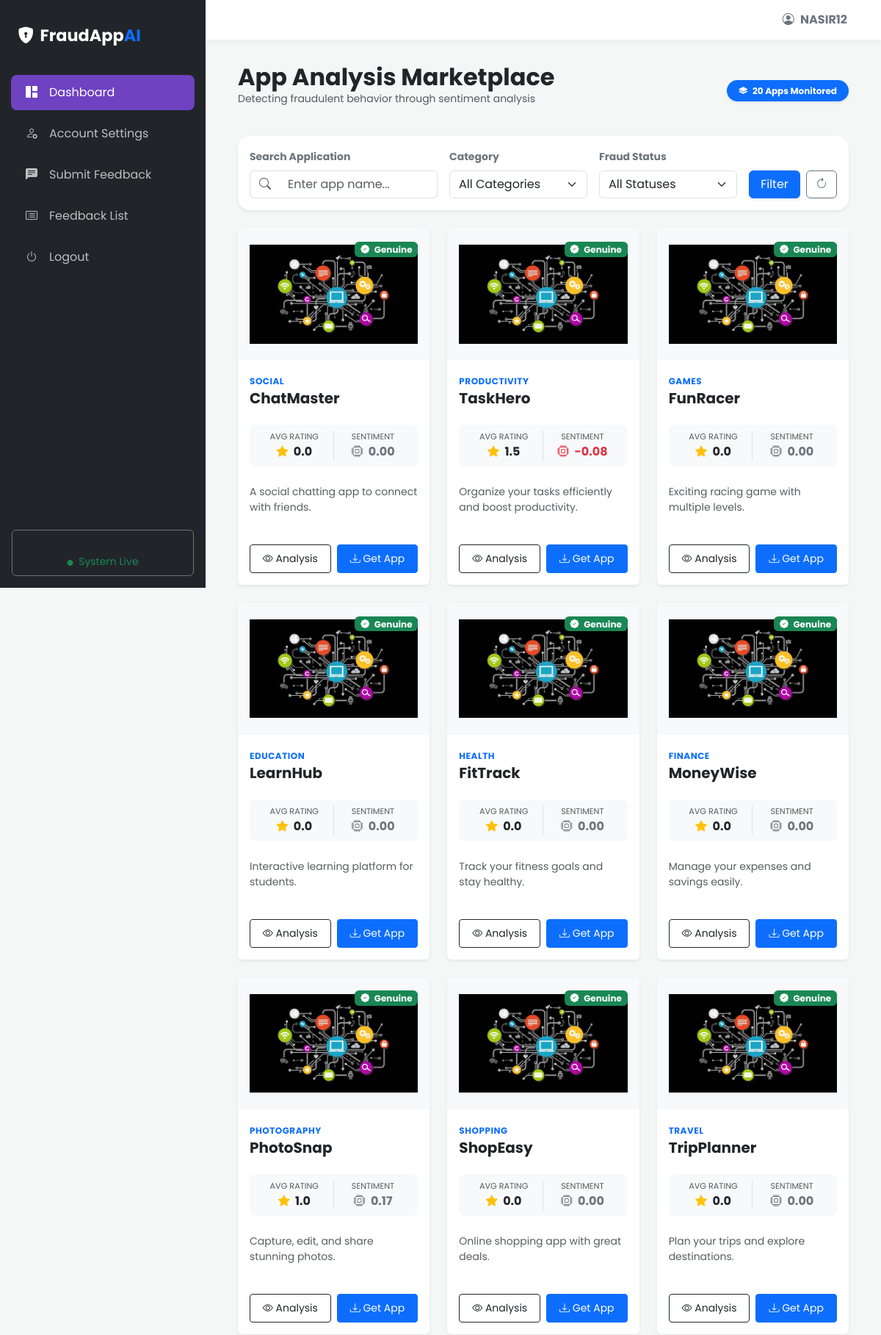
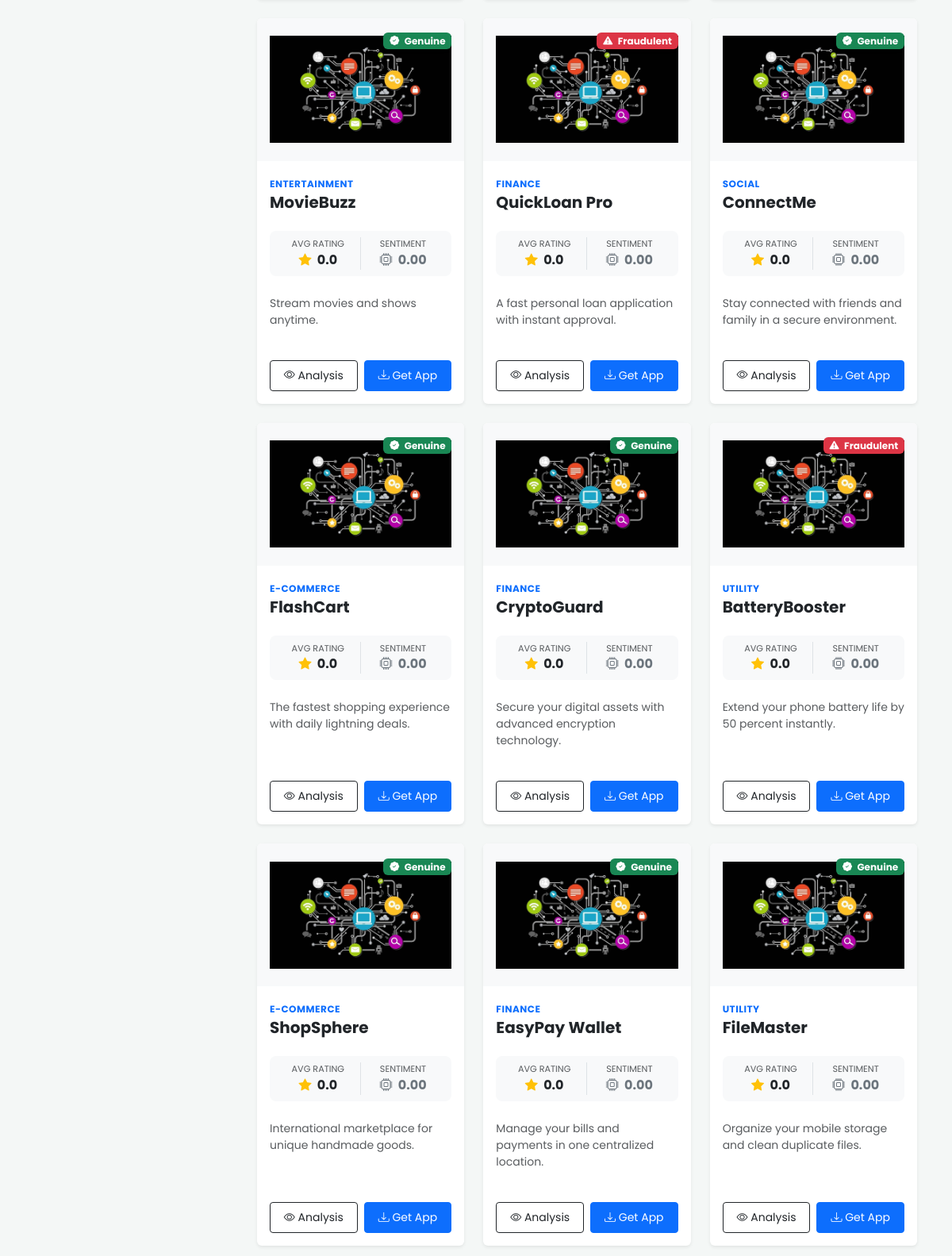
The app's page / (signed in, upper part) with its own data (2 pictures, top to bottom).
### myapp/models.py (models this page shows, shortened)
class Application(models.Model):
    app_id = models.AutoField(primary_key=True)
    category = models.CharField(max_length=50)
    app_name = models.CharField(max_length=150)
    app_link = models.URLField(max_length=255, blank=True, null=True)
    description = models.TextField(blank=True, null=True)
    app_image = models.ImageField(upload_to='app_images/', blank=True, null=True)
    FRAUD_STATUS_CHOICES = [
        ('genuine', 'Genuine'),
        ('fraud', 'Fraud'),
    ]
    fraud_status = models.CharField(
        max_length=10,
        choices=FRAUD_STATUS_CHOICES,
        default='genuine'
    )
    created_at = models.DateTimeField(default=timezone.now)

### myapp/views.py (the view)
# urls.py: 2. Add a URL to urlpatterns:  path('', views.home, name='home')
def home(request):
    search_query = request.GET.get('search', '')
    category_filter = request.GET.get('category', '')
    status_filter = request.GET.get('status', '')
    apps_query = Application.objects.annotate(
        avg_rating=Avg('reviews__rating'),
        avg_sentiment=Avg('reviews__sentiment_score')
    )
    if search_query:
        apps_query = apps_query.filter(app_name__icontains=search_query)
    if category_filter:
        apps_query = apps_query.filter(category=category_filter)
    if status_filter:
        apps_query = apps_query.filter(fraud_status=status_filter)
    categories = Application.objects.values_list('category', flat=True).distinct()
    return render(request, 'home.html', {
        'applications': apps_query,
        'categories': categories,
        'search_query': search_query,
        'category_filter': category_filter,
        'status_filter': status_filter
    })

### templates/home.html (shortened to what this page needs)
{% extends "base.html" %}
{% load static %}
{% block content %}
<div class="container-fluid">
    <div class="d-flex justify-content-between align-items-center mb-4">
        <div>
            <h2 class="fw-bold m-0">App Analysis Marketplace</h2>
            <p class="text-muted small">Detecting fraudulent behavior through sentiment analysis</p>
        </div>
        <span class="badge bg-primary rounded-pill p-2 px-3 shadow-sm">
            <i class="bi bi-layers-fill me-1"></i> {{ applications|length }} Apps Monitored
        </span>
    </div>
    <div class="card border-0 shadow-sm mb-4 rounded-4">
        <div class="card-body p-3">
            <form method="GET" action="{% url 'home' %}" class="row g-3 align-items-end">
                <div class="col-12 col-md-4">
                    <label class="form-label small fw-bold text-secondary">Search Application</label>
                    <div class="input-group">
                        <span class="input-group-text bg-white border-end-0"><i class="bi bi-search text-muted"></i></span>
                        <input type="text" name="search" class="form-control border-start-0"
                               placeholder="Enter app name..." value="{{ search_query|default:'' }}">
                    </div>
                </div>
                <div class="col-6 col-md-3">
                    <label class="form-label small fw-bold text-secondary">Category</label>
                    <select name="category" class="form-select">
                        <option value="">All Categories</option>
                    </select>
                </div>
                <div class="col-6 col-md-3">
                    <label class="form-label small fw-bold text-secondary">Fraud Status</label>
                    <select name="status" class="form-select">
                        <option value="">All Statuses</option>
                    </select>
                </div>
                <div class="col-12 col-md-2 d-flex gap-2">
                    <button type="submit" class="btn btn-primary w-100 shadow-sm">
                        Filter
                    </button>
                    <a href="{% url 'home' %}" class="btn btn-outline-secondary" title="Reset Filters">
                        <i class="bi bi-arrow-clockwise"></i>
                    </a>
                </div>
            </form>
        </div>
    </div>
    {% if applications %}
    <div class="row g-4">
        {% for application in applications %}
        <div class="col-12 col-xl-4 col-md-6">
            <div class="card h-100 border-0 shadow-sm hover-lift overflow-hidden">
                <div class="position-absolute top-0 end-0 m-3" style="z-index: 5;">
                    {% if application.fraud_status == 'fraud' %}
                        <span class="badge bg-danger shadow-sm"><i class="bi bi-exclamation-triangle-fill me-1"></i> Fraudulent</span>
                    {% else %}
                        <span class="badge bg-success shadow-sm"><i class="bi bi-patch-check-fill me-1"></i> Genuine</span>
                    {% endif %}
                </div>
                <div class="bg-light d-flex align-items-center justify-content-center" style="height: 180px;">
                    {% if application.app_image %}
                        <img src="{{ application.app_image.url }}" class="img-fluid p-3" style="max-height: 100%;" alt="{{ application.app_name }}">
                    {% else %}
                        <i class="bi bi-app-indicator text-muted display-1"></i>
                    {% endif %}
                </div>
                <div class="card-body d-flex flex-column">
                    <div class="mb-2">
                        <small class="text-uppercase text-primary fw-bold" style="font-size: 0.75rem; letter-spacing: 0.5px;">{{ application.category }}</small>
                        <h5 class="card-title fw-bold mb-3">{{ application.app_name }}</h5>
                    </div>
                    <div class="row g-0 mb-4 bg-light rounded-3 p-2 text-center">
                        <div class="col-6 border-end">
                            <small class="text-muted d-block" style="font-size: 0.7rem;">AVG RATING</small>
                            <span class="fw-bold text-dark">
                                <i class="bi bi-star-fill text-warning me-1"></i>
                                {{ application.avg_rating|default:"0"|floatformat:1 }}
                            </span>
                        </div>
                        <div class="col-6">
                            <small class="text-muted d-block" style="font-size: 0.7rem;">SENTIMENT</small>
                            <span class="fw-bold {% if application.avg_sentiment < 0 %}text-danger{% elif application.avg_sentiment > 0.2 %}text-success{% else %}text-secondary{% endif %}">
                                <i class="bi bi-cpu me-1"></i>
                                {{ application.avg_sentiment|default:"0.0"|floatformat:2 }}
                            </span>
                        </div>
                    </div>
                    <p class="card-text text-muted small flex-grow-1">
                        {{ application.description|truncatewords:15 }}
                    </p>
                    <div class="row g-2 mt-3">
                        <div class="col-6">
                            <a href="{% url 'app_details' application.app_id %}" class="btn btn-outline-dark btn-sm w-100 py-2">
                                <i class="bi bi-eye"></i> Analysis
                            </a>
                        </div>
                        <div class="col-6">
                            {% if application.app_link %}
                            <a href="{{ application.app_link }}" target="_blank" class="btn btn-primary btn-sm w-100 py-2">
                                <i class="bi bi-download"></i> Get App
                            </a>
                            {% endif %}
                        </div>
                    </div>
                </div>
            </div>
        </div>
        {% endfor %}
    </div>
    {% endif %}
</div>
{% endblock %}

### templates/base.html (style rules this page uses)
:root { --sidebar-width: 280px; --bs-primary: #6f42c1; --bs-dark-bg: #212529; }
body { font-family: 'Poppins', sans-serif; background-color: #f4f7f6; overflow-x: hidden; }

### records on screen
Application: fraud_status "genuine" (drawn), app_image (picture), category "SOCIAL", app_name "ChatMaster", avg_rating "0.0", avg_sentiment "0.00", description "A social chatting app to connect with friends."
Application: fraud_status "genuine" (drawn), app_image (picture), category "PRODUCTIVITY", app_name "TaskHero", avg_rating "1.5", avg_sentiment "-0.08", description "Organize your tasks efficiently and boost productivity."
Application: fraud_status "genuine" (drawn), app_image (picture), category "GAMES", app_name "FunRacer", avg_rating "0.0", avg_sentiment "0.00", description "Exciting racing game with multiple levels."
Application: fraud_status "genuine" (drawn), app_image (picture), category "EDUCATION", app_name "LearnHub", avg_rating "0.0", avg_sentiment "0.00", description "Interactive learning platform for students."
Application: fraud_status "genuine" (drawn), app_image (picture), category "HEALTH", app_name "FitTrack", avg_rating "0.0", avg_sentiment "0.00", description "Track your fitness goals and stay healthy."
Application: fraud_status "genuine" (drawn), app_image (picture), category "FINANCE", app_name "MoneyWise", avg_rating "0.0", avg_sentiment "0.00", description "Manage your expenses and savings easily."
Application: fraud_status "genuine" (drawn), app_image (picture), category "PHOTOGRAPHY", app_name "PhotoSnap", avg_rating "1.0", avg_sentiment "0.17", description "Capture, edit, and share stunning photos."
Application: fraud_status "genuine" (drawn), app_image (picture), category "SHOPPING", app_name "ShopEasy", avg_rating "0.0", avg_sentiment "0.00", description "Online shopping app with great deals."
Application: fraud_status "genuine" (drawn), app_image (picture), category "TRAVEL", app_name "TripPlanner", avg_rating "0.0", avg_sentiment "0.00", description "Plan your trips and explore destinations."
Application: fraud_status "genuine" (drawn), app_image (picture), category "ENTERTAINMENT", app_name "MovieBuzz", avg_rating "0.0", avg_sentiment "0.00", description "Stream movies and shows anytime."
Application: fraud_status "fraud" (drawn), app_image (picture), category "FINANCE", app_name "QuickLoan Pro", avg_rating "0.0", avg_sentiment "0.00", description "A fast personal loan application with instant approval."
Application: fraud_status "genuine" (drawn), app_image (picture), category "SOCIAL", app_name "ConnectMe", avg_rating "0.0", avg_sentiment "0.00", description "Stay connected with friends and family in a secure environment."
Application: fraud_status "genuine" (drawn), app_image (picture), category "E-COMMERCE", app_name "FlashCart", avg_rating "0.0", avg_sentiment "0.00", description "The fastest shopping experience with daily lightning deals."
Application: fraud_status "genuine" (drawn), app_image (picture), category "FINANCE", app_name "CryptoGuard", avg_rating "0.0", avg_sentiment "0.00", description "Secure your digital assets with advanced encryption technology."
Application: fraud_status "fraud" (drawn), app_image (picture), category "UTILITY", app_name "BatteryBooster", avg_rating "0.0", avg_sentiment "0.00", description "Extend your phone battery life by 50 percent instantly."
Application: fraud_status "genuine" (drawn), app_image (picture), category "E-COMMERCE", app_name "ShopSphere", avg_rating "0.0", avg_sentiment "0.00", description "International marketplace for unique handmade goods."
Application: fraud_status "genuine" (drawn), app_image (picture), category "FINANCE", app_name "EasyPay Wallet", avg_rating "0.0", avg_sentiment "0.00", description "Manage your bills and payments in one centralized location."
Application: fraud_status "genuine" (drawn), app_image (picture), category "UTILITY", app_name "FileMaster", avg_rating "0.0", avg_sentiment "0.00", description "Organize your mobile storage and clean duplicate files."

### other values on screen
{{ request.session.username }} "NASIR12"
{{ applications|length }} "20"
